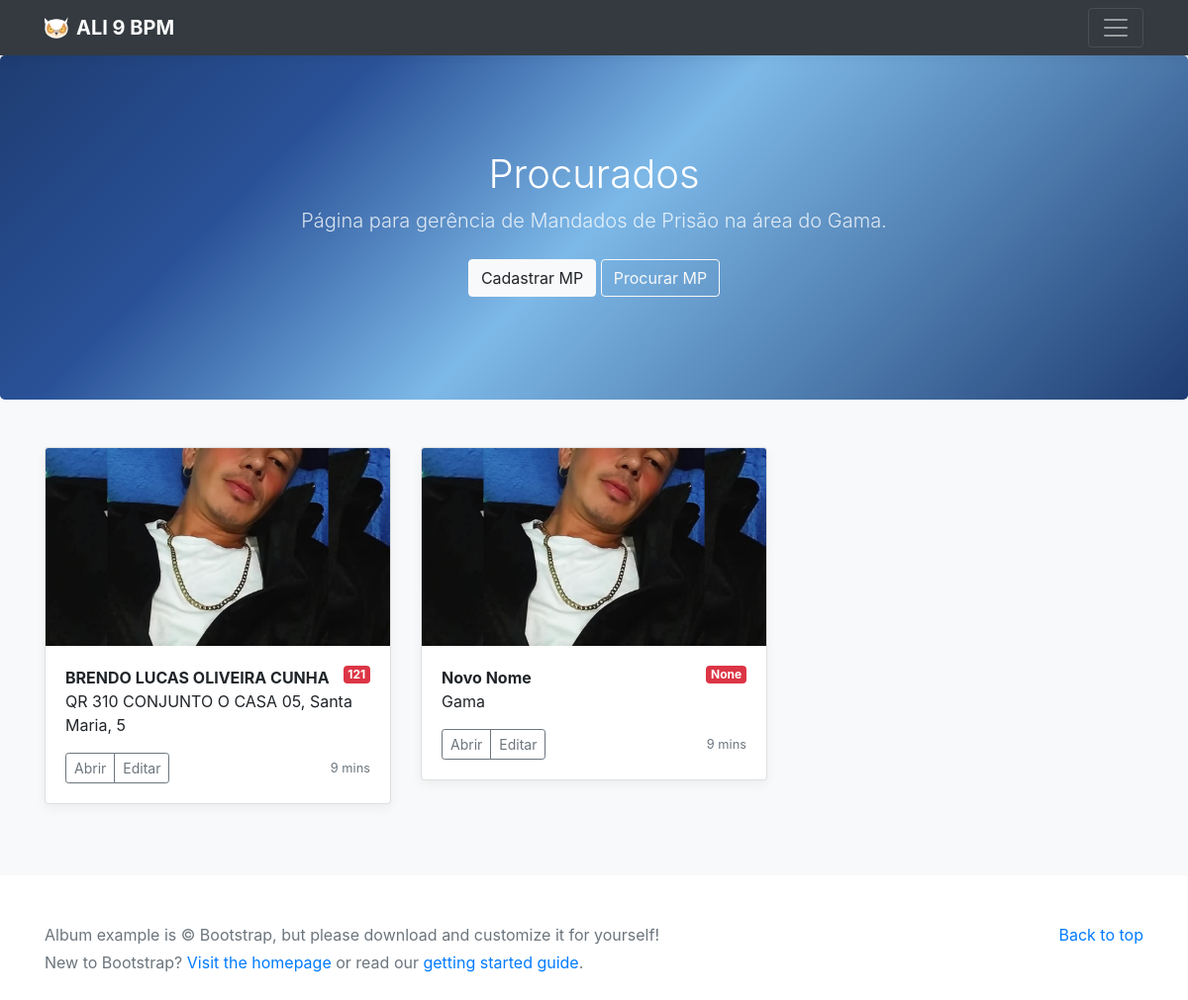
Before: /mp with the older database file.
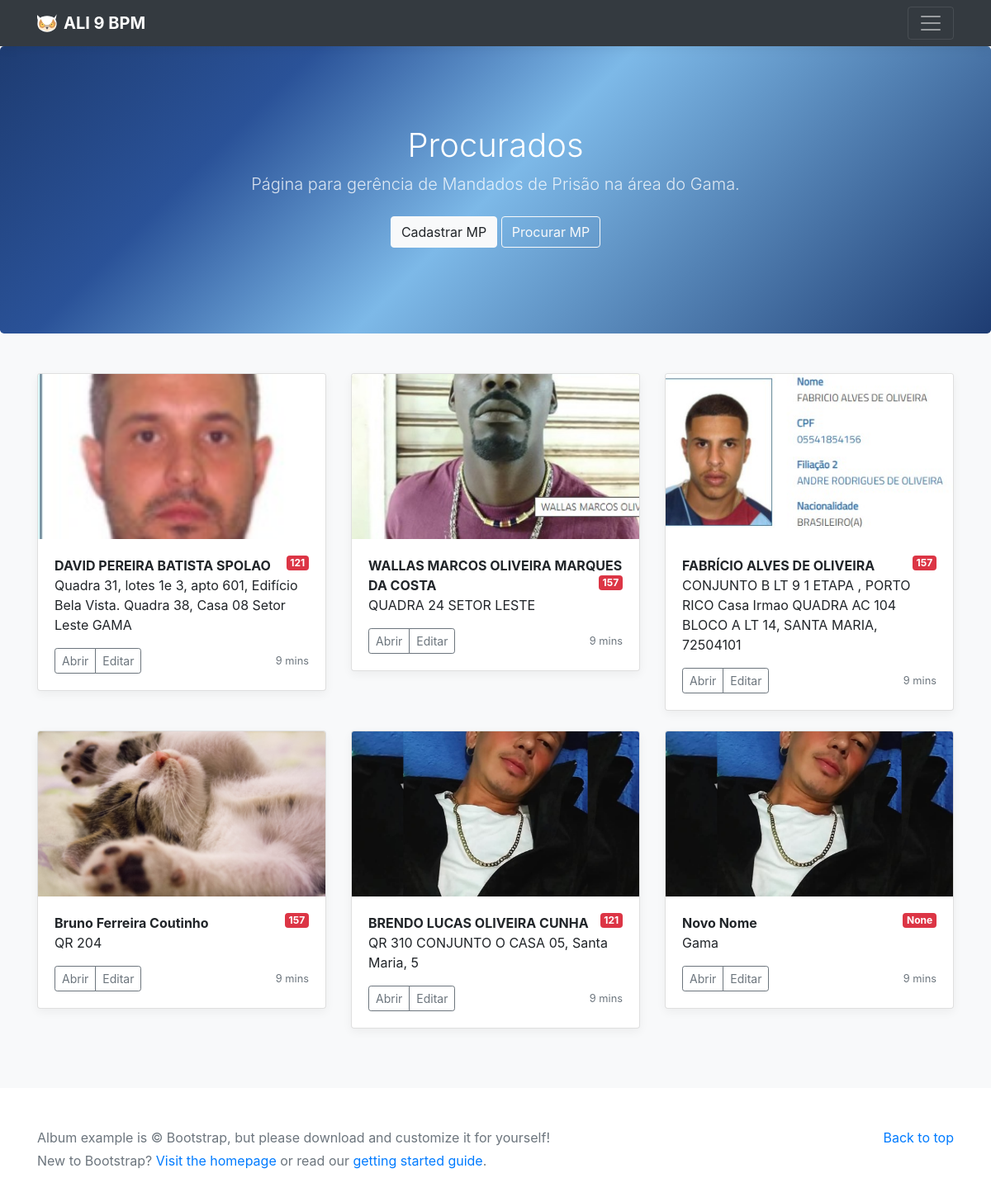
After: the same page with the newer database file.
### tables this page shows
CREATE TABLE mp_table (
                    id_mp INTEGER PRIMARY KEY AUTOINCREMENT,
                    nome TEXT NOT NULL,
                    data TEXT NOT NULL,
                    endereco TEXT,
                    situacao TEXT NOT NULL,
                    local TEXT,
                    fotos TEXT,
                    data_cadastro TEXT,
                    nome_mae TEXT,
                    nome_pai TEXT,
                    cpf TEXT,
                    status_mp TEXT,
                    numero_mp TEXT,
                    emissao_mp TEXT,
                    artigos_mp TEXT,
                    informe_equipe_aguia TEXT
                );

### app.py (the view)
@app.route("/mp")
def mp_pagina():
    registros = InfoMP.listar_todos(formatar_json=False)
    return render_template('index_mp.html', posts=registros)

### templates/index_mp.html (shortened to what this page needs)
<!doctype html>
<html lang="en">
  <head>
    <link href="./static/css/bootstrap.min.css" rel="stylesheet">
    <link href="./static/css/album.css" rel="stylesheet">
    <link rel="stylesheet" href="https://cdnjs.cloudflare.com/ajax/libs/font-awesome/6.4.0/css/all.min.css">
  </head>
  <body>
    <header>
      <div class="navbar navbar-dark bg-dark box-shadow">
        <div class="container d-flex justify-content-between">
            <a href="#" class="navbar-brand d-flex align-items-center">
                <strong>ALI 9 BPM</strong>
              </a>
          <button class="navbar-toggler" type="button" data-toggle="collapse" data-target="#navbarHeader" aria-controls="navbarHeader" aria-expanded="false" aria-label="Toggle navigation">
            <span class="navbar-toggler-icon"></span>
          </button>
        </div>
      </div>
    </header>
    <main role="main">
        <section class="jumbotron text-center" style="background: linear-gradient(135deg, #1e3c72 0%, #2a5298 25%, #7db9e8 50%, #1e3c72 100%); color: white;">
          <div class="container">
            <h1 class="jumbotron-heading">Procurados</h1>
            <p class="lead" style="color: rgba(255,255,255,0.8)">Página para gerência de Mandados de Prisão na área do Gama.</p>
            <p>
              <a href="{{ url_for('new_mp') }}" class="btn btn-light my-2">Cadastrar MP</a>
              <a href="#" class="btn btn-outline-light my-2">Procurar MP</a>
            </p>
          </div>
        </section>
        <div class="album py-5 bg-light">
          <div class="container">
            <div class="row">
            {% for post in posts: %}
            <div class="col-md-4">
              <div class="card mb-4 box-shadow">
                <img class="card-img-top" src="{{ url_for('static', filename=post.fotos|replace("['", "")|replace("']", "")|replace("'", "") if post.fotos else 'images/padrao.jpg') }}" alt="Imagem do post" style="width: 100%; height: 200px; object-fit: cover;">
                <div class="card-body">
                  <p class="card-text">
                    <strong>{{ post.nome }}</strong>
                            <span class="float-right badge badge-danger">{{ post.artigos_mp }}</span>
                            <br>
                           {{ post.endereco }}
                </p>
                  <div class="d-flex justify-content-between align-items-center">
                    <div class="btn-group">
                      <a href="{{ url_for('mp_pagina_procurado', procurado_id=post.id_mp) }}" class="btn btn-sm btn-outline-secondary">Abrir</a>
                      <button type="button" class="btn btn-sm btn-outline-secondary">Editar</button>
                    </div>
                    <small class="text-muted">9 mins</small>
                  </div>
                </div>
              </div>
            </div>
            {% endfor %}
          </div>
        </div>
      </div>
    </main>
    <footer class="text-muted">
      <div class="container">
        <p class="float-right">
          <a href="#">Back to top</a>
        </p>
        <p>Album example is &copy; Bootstrap, but please download and customize it for yourself!</p>
        <p>New to Bootstrap? <a href="../../">Visit the homepage</a> or read our <a href="../../getting-started/">getting started guide</a>.</p>
      </div>
    </footer>
  </body>
</html>

### static/css/album.css (style rules this page uses)
:root { --jumbotron-padding-y: 3rem; }
.jumbotron { padding-top: var(--jumbotron-padding-y); padding-bottom: var(--jumbotron-padding-y); margin-bottom: 0; background-color: #fff; }
@media (min-width: 768px) { .jumbotron { padding-top: calc(var(--jumbotron-padding-y) * 2); padding-bottom: calc(var(--jumbotron-padding-y) * 2); } }
.jumbotron p:last-child { margin-bottom: 0; }
.jumbotron-heading { font-weight: 300; }
.jumbotron .container { max-width: 40rem; }
footer { padding-top: 3rem; padding-bottom: 3rem; }
footer p { margin-bottom: .25rem; }
.box-shadow { box-shadow: 0 .25rem .75rem rgba(0, 0, 0, .05); }

Changed rows visible on the page:
added mp_table: shows a picture, nome "DAVID PEREIRA BATISTA SPOLAO", artigos_mp "121", endereco "Quadra 31, lotes 1e 3, apto 601, Edifício Bela Vista. Quadra 38, Casa 08 Setor Leste GAMA"
added mp_table: shows a picture, nome "WALLAS MARCOS OLIVEIRA MARQUES DA COSTA", artigos_mp "157", endereco "QUADRA 24 SETOR LESTE"
added mp_table: shows a picture, nome "FABRÍCIO ALVES DE OLIVEIRA", artigos_mp "157", endereco "CONJUNTO B LT 9 1 ETAPA , PORTO RICO Casa Irmao QUADRA AC 104 BLOCO A LT 14, SANTA MARIA, 72504101"
added mp_table: shows a picture, nome "Bruno Ferreira Coutinho", artigos_mp "157", endereco "QR 204"
